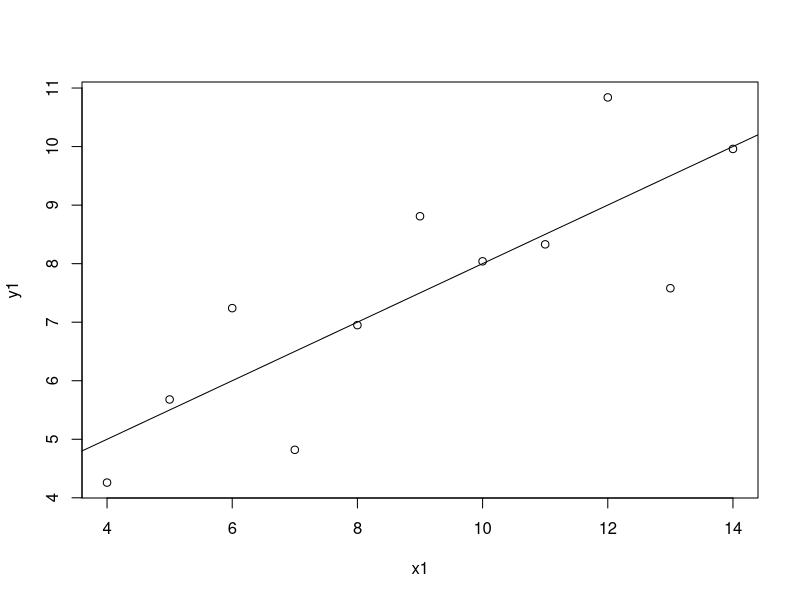
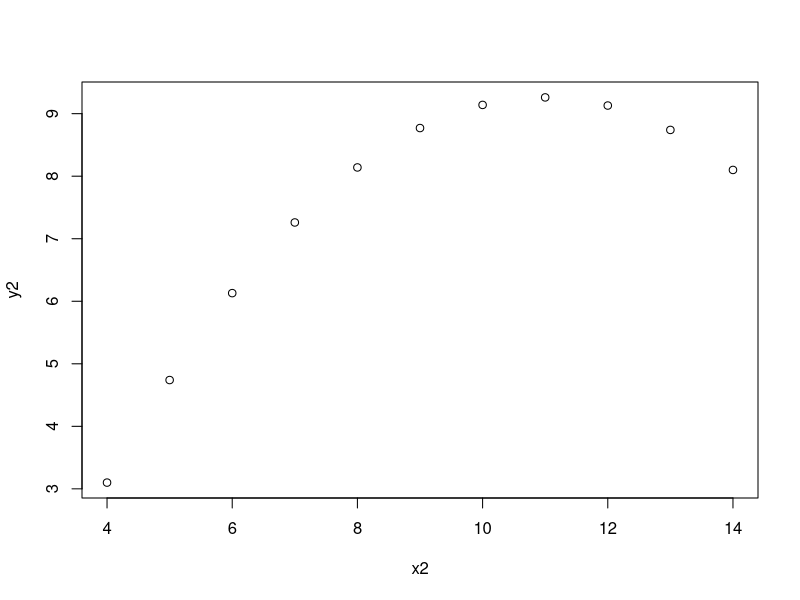
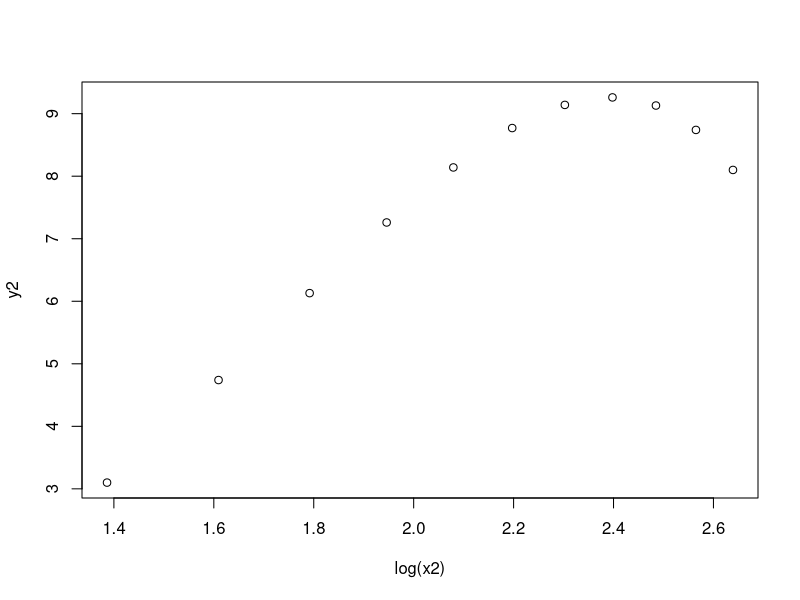
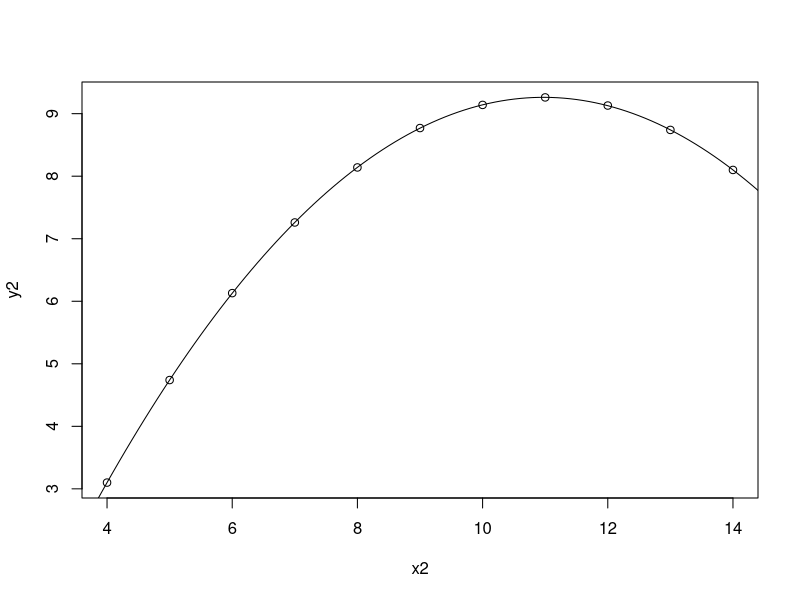

Reproduce these figures in R, in order. (Note: this script raises an error after producing the figures.)
data(anscombe)
x1<-anscombe$x1
x2<-anscombe$x2
x3<-anscombe$x3
x4<-anscombe$x4
y1<-anscombe$y1
y2<-anscombe$y2
y3<-anscombe$y3
y4<-anscombe$y4
n<-length(x1)
# fitting the simple linear model for the pairs (x_i,y_i), i=1,2,3,4
fit1=lm(y1~x1)
fit2=lm(y2~x2)
fit3=lm(y3~x3)
fit4=lm(y4~x4)
fit1$coeff
fit2$coeff
fit3$coeff
fit4$coeff
p<-length(fit1$coeff)

## (x1,y1)
plot(x1,y1)
abline(fit1)

# level of significance
alpha<-0.05
# observation numbers of the outliers
out1<-rep(0,length(x1))
rst1<-rstudent(fit1)
j=1
for (i in 1:length(x1)){
  if (rst1[i]>qt((1-(alpha/(2*length(x1)))),(n-p-1))){
    out1[j]<-i
    j<-j+1
  }
}
influence.measures(fit1)


hii1<-hatvalues(fit1)
cd1<-cooks.distance(fit1)
inf1.1<-rep(0,length(x1))
inf1.2<-rep(0,length(x1))
j=1
for (i in 1:length(x1)){
  if (hii1[i]>(2*p/n)){
    inf1.1[j]<-i
    j<-j+1
  }
}
j=1
for (i in 1:length(x1)){
  if (cd1[i]>(4/n)){
    inf1.2[j]<-i
    j<-j+1
  }
}
inf1.1
inf1.2

## (x2,y2)
plot(x2,y2)
plot(log(x2),y2)
fit2.2=lm(y2~x2+I(x2^2))
plot(x2,y2)
vals<-seq(from=3,15,by=0.1)
vals
f.vals<-fit2.2$coeff[1]+fit2.2$coeff[2]*vals+fit2.2$coeff[3]*(vals^2)
f.vals
lines(vals,f.vals)
length(x2)

rst2<-rstudent(fit2.2)
out2<-rep(0,length(x2))
rst2<-rstudent(fit2.2)
j=1
for (i in 1:length(x2)){
  if (rst2[i]>qt((1-(alpha/(2*length(x2)))),(n-p-1))){
    out2[j]<-i
    j<-j+1
  }
}
out2

rst4<-rstudent(fit4)
j=1
for (i in 1:length(x4)){
  if (rst4[i]>qt((1-(alpha/(2*length(x4)))),(n-p-1))){
    out4[j]<-i
    j<-j+1
  }
}
out4
